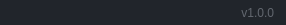
              <widget class="QFrame" name="frame_grip">
               <property name="minimumSize">
                <size>
                 <width>0</width>
                 <height>25</height>
                </size>
               </property>
               <property name="maximumSize">
                <size>
                 <width>16777215</width>
                 <height>25</height>
                </size>
               </property>
               <property name="styleSheet">
                <string notr="true">background-color: rgb(33, 37, 43);</string>
               </property>
               <property name="frameShape">
                <enum>QFrame::NoFrame</enum>
               </property>
               <property name="frameShadow">
                <enum>QFrame::Raised</enum>
               </property>
               <layout class="QHBoxLayout" name="horizontalLayout_6">
                <property name="spacing">
                 <number>0</number>
                </property>
                <property name="leftMargin">
                 <number>0</number>
                </property>
                <property name="topMargin">
                 <number>0</number>
                </property>
                <property name="rightMargin">
                 <number>2</number>
                </property>
                <property name="bottomMargin">
                 <number>0</number>
                </property>
                <item>
                 <widget class="QFrame" name="frame_label_bottom">
                  <property name="frameShape">
                   <enum>QFrame::NoFrame</enum>
                  </property>
                  <property name="frameShadow">
                   <enum>QFrame::Raised</enum>
                  </property>
                  <layout class="QHBoxLayout" name="horizontalLayout_7">
                   <property name="spacing">
                    <number>0</number>
                   </property>
                   <property name="leftMargin">
                    <number>10</number>
                   </property>
                   <property name="topMargin">
                    <number>0</number>
                   </property>
                   <property name="rightMargin">
                    <number>10</number>
                   </property>
                   <property name="bottomMargin">
                    <number>0</number>
                   </property>
                   <item alignment="Qt::AlignLeft">
                    <widget class="QPushButton" name="config_btn">
                     <property name="styleSheet">
                      <string notr="true">QPushButton {	
	border-radius: none;
	background-color: transparent;
}
QPushButton:hover {
	background-color: rgb(52, 59, 72);
}
QPushButton:pressed {	
	background-color: rgb(85, 170, 0);
}</string>
                     </property>
                     <property name="text">
                      <string/>
                     </property>
                     <property name="icon">
                      <iconset>
                       <normaloff>../ICONS/24x24/cil-equalizer.png</normaloff>../ICONS/24x24/cil-equalizer.png</iconset>
                     </property>
                    </widget>
                   </item>
                   <item alignment="Qt::AlignRight">
                    <widget class="QPushButton" name="user_btn">
                     <property name="styleSheet">
                      <string notr="true">QPushButton {	
	border-radius: none;
	background-color: transparent;
}
QPushButton:hover {
	background-color: rgb(52, 59, 72);
}
QPushButton:pressed {	
	background-color: rgb(85, 170, 0);
}</string>
                     </property>
                     <property name="text">
                      <string/>
                     </property>
                     <property name="icon">
                      <iconset>
                       <normaloff>../ICONS/24x24/cil-user.png</normaloff>../ICONS/24x24/cil-user.png</iconset>
                     </property>
                    </widget>
                   </item>
                   <item alignment="Qt::AlignLeft">
                    <widget class="QPushButton" name="attacks_btn">
                     <property name="styleSheet">
                      <string notr="true">QPushButton {	
	border-radius: none;
	background-color: transparent;
}
QPushButton:hover {
	background-color: rgb(52, 59, 72);
}
QPushButton:pressed {	
	background-color: rgb(85, 170, 0);
}</string>
                     </property>
                     <property name="text">
                      <string/>
                     </property>
                     <property name="icon">
                      <iconset>
                       <normaloff>../ICONS/20x20/cil-airplay.png</normaloff>../ICONS/20x20/cil-airplay.png</iconset>
                     </property>
                    </widget>
                   </item>
                   <item alignment="Qt::AlignRight">
                    <widget class="QPushButton" name="menu_btn">
                     <property name="styleSheet">
                      <string notr="true">QPushButton {	
	border-radius: none;
	background-color: transparent;
}
QPushButton:hover {
	background-color: rgb(52, 59, 72);
}
QPushButton:pressed {	
	background-color: rgb(85, 170, 0);
}</string>
                     </property>
                     <property name="text">
                      <string/>
                     </property>
                     <property name="icon">
                      <iconset>
                       <normaloff>../ICONS/24x24/cil-menu.png</normaloff>../ICONS/24x24/cil-menu.png</iconset>
                     </property>
                    </widget>
                   </item>
                   <item alignment="Qt::AlignLeft">
                    <widget class="QPushButton" name="geradores_btn">
                     <property name="styleSheet">
                      <string notr="true">QPushButton {	
	border-radius: none;
	background-color: transparent;
}
QPushButton:hover {
	background-color: rgb(52, 59, 72);
}
QPushButton:pressed {	
	background-color: rgb(85, 170, 0);
}</string>
                     </property>
                     <property name="text">
                      <string/>
                     </property>
                     <property name="icon">
                      <iconset>
                       <normaloff>../ICONS/20x20/cil-notes.png</normaloff>../ICONS/20x20/cil-notes.png</iconset>
                     </property>
                    </widget>
                   </item>
                   <item alignment="Qt::AlignRight">
                    <widget class="QPushButton" name="checkers_btn">
                     <property name="styleSheet">
                      <string notr="true">QPushButton {	
	border-radius: none;
	background-color: transparent;
}
QPushButton:hover {
	background-color: rgb(52, 59, 72);
}
QPushButton:pressed {	
	background-color: rgb(85, 170, 0);
}</string>
                     </property>
                     <property name="text">
                      <string/>
                     </property>
                     <property name="icon">
                      <iconset>
                       <normaloff>../ICONS/20x20/cil-lightbulb.png</normaloff>../ICONS/20x20/cil-lightbulb.png</iconset>
                     </property>
                    </widget>
                   </item>
                   <item alignment="Qt::AlignLeft">
                    <widget class="QPushButton" name="admins_btn">
                     <property name="styleSheet">
                      <string notr="true">QPushButton {	
	border-radius: none;
	background-color: transparent;
}
QPushButton:hover {
	background-color: rgb(52, 59, 72);
}
QPushButton:pressed {	
	background-color: rgb(85, 170, 0);
}</string>
                     </property>
                     <property name="text">
                      <string/>
                     </property>
                     <property name="icon">
                      <iconset>
                       <normaloff>../ICONS/20x20/cil-code.png</normaloff>../ICONS/20x20/cil-code.png</iconset>
                     </property>
                    </widget>
                   </item>
                   <item alignment="Qt::AlignLeft">
                    <widget class="QLabel" name="label_credits">
                     <property name="font">
                      <font>
                       <family>Segoe UI</family>
                      </font>
                     </property>
                     <property name="styleSheet">
                      <string notr="true">color: rgb(98, 103, 111);</string>
                     </property>
                     <property name="text">
                      <string/>
                     </property>
                    </widget>
                   </item>
                   <item>
                    <widget class="QLabel" name="label_version">
                     <property name="maximumSize">
                      <size>
                       <width>100</width>
                       <height>16777215</height>
                      </size>
                     </property>
                     <property name="font">
                      <font>
                       <family>Segoe UI</family>
                      </font>
                     </property>
                     <property name="styleSheet">
                      <string notr="true">color: rgb(98, 103, 111);</string>
                     </property>
                     <property name="text">
                      <string>v1.0.0</string>
                     </property>
                     <property name="alignment">
                      <set>Qt::AlignRight|Qt::AlignTrailing|Qt::AlignVCenter</set>
                     </property>
                    </widget>
                   </item>
                  </layout>
                 </widget>
                </item>
                <item>
                 <widget class="QFrame" name="frame_size_grip">
                  <property name="maximumSize">
                   <size>
                    <width>20</width>
                    <height>20</height>
                   </size>
                  </property>
                  <property name="styleSheet">
                   <string notr="true">QSizeGrip {
	background-position: center;
	background-repeat: no-reperat;
}</string>
                  </property>
                  <property name="frameShape">
                   <enum>QFrame::NoFrame</enum>
                  </property>
                  <property name="frameShadow">
                   <enum>QFrame::Raised</enum>
                  </property>
                  <widget class="QLabel" name="label">
                   <property name="geometry">
                    <rect>
                     <x>10</x>
                     <y>10</y>
                     <width>16</width>
                     <height>16</height>
                    </rect>
                   </property>
                   <property name="text">
                    <string/>
                   </property>
                   <property name="pixmap">
                    <pixmap>../ICONS/16x16/cil-size-grip.png</pixmap>
                   </property>
                  </widget>
                 </widget>
                </item>
               </layout>
              </widget>
